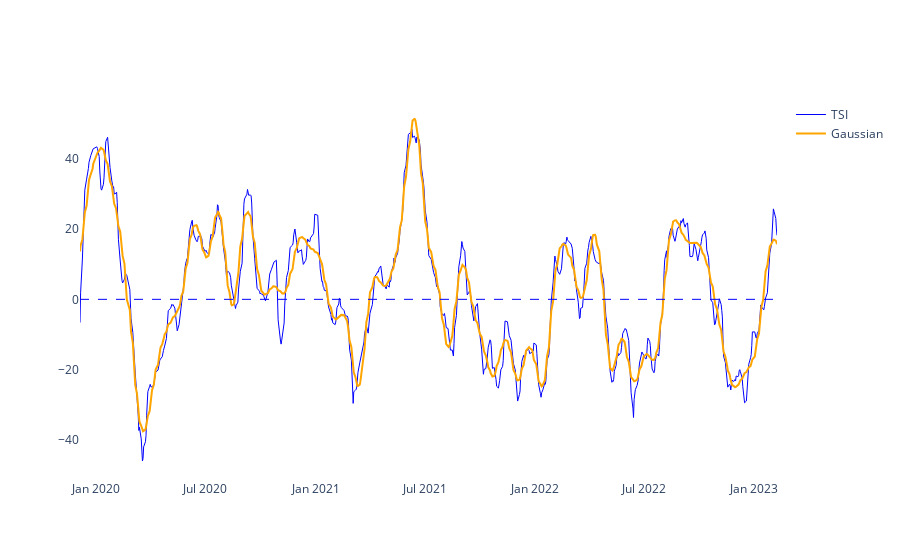

The cell this chart's notebook holds for it:
### Code cell
#TSI

tsi_config=[25,13]
resultados_tsi = ta.momentum.TSIIndicator(base["Close"],tsi_config[0],tsi_config[1],False)

resultados_tsi.tsi().dropna(inplace=True)


#Gaussian TSI
resultados_tsi_sem_null = resultados_tsi.tsi().dropna()

tsi_np = resultados_tsi_sem_null.to_numpy()

tsi_np = tsi_np.reshape(1,len(tsi_np))


smoother_tsi = GaussianSmoother(n_knots=60, sigma=0.0003)
smoother_tsi.smooth(tsi_np)


fig = go.Figure()

fig.add_trace(
    go.Scatter(
        name="TSI",
        x=base.tail(len(resultados_tsi_sem_null)).index,
        y=resultados_tsi_sem_null,
        line=dict(color='blue', width=1))
)

fig.add_trace(
    go.Scatter(
        x=base.tail(len(resultados_tsi_sem_null)).index,
        y=smoother_tsi.smooth_data[0],
        mode='lines',
        name='Gaussian',
        line=dict(color="orange"))
)





fig.add_hline(y=0,line_color="blue",line_width=1, line_dash="dash")
fig.update_layout(paper_bgcolor='rgba(0,0,0,0)', plot_bgcolor='rgba(0,0,0,0)')

### Figure 1 — Plotly figure (JSON) as saved in the notebook; plotly's stock layout.template omitted (floating-point values rounded to 4 significant figures; data arrays with more than 128 entries replaced by an {"elided": "..."} marker saying what was removed)
{"data": [{"line": {"color": "blue", "width": 1}, "name": "TSI", "type": "scatter", "x": {"elided": "789 str values"}, "y": {"elided": "789 float values"}}, {"line": {"color": "orange"}, "mode": "lines", "name": "Gaussian", "type": "scatter", "x": {"elided": "789 str values"}, "y": {"elided": "789 float values"}}], "layout": {"paper_bgcolor": "rgba(0,0,0,0)", "plot_bgcolor": "rgba(0,0,0,0)", "shapes": [{"line": {"color": "blue", "dash": "dash", "width": 1}, "type": "line", "x0": 0, "x1": 1, "xref": "x domain", "y0": 0, "y1": 0, "yref": "y"}]}}
